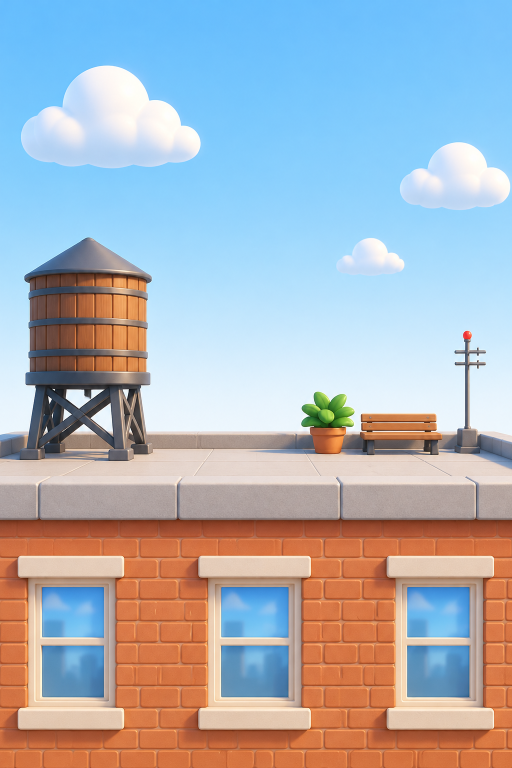
#> input picture .design/raw/bg_ana_sayfa.png, 1024 x 1536 px (shown at 1/2 size)
$ python add_skyline.py
#> lines starting #> are read from the running program, lines starting #| are printed output that depends on the picture
#!/usr/bin/env python3
"""Gökyüzü arka planlarına uzak şehir silüeti ekler.

Ham görsel (.design/raw) -> silüetli JPEG (assets/images). Silüet yalnızca
ufuk çizgisinin üstündeki mavi gök piksellerine çizilir; su deposu, saksı,
bank, anten ve beyaz bulutlar önde kalır. İki katman: uzak (soluk) ve yakın
(biraz koyu), havadan perspektif hissi için gök rengiyle karıştırılır.

Kullanım: python3 scripts/add_skyline.py   (prepare_assets.py'den sonra)
"""

from __future__ import annotations

import random
from pathlib import Path

import numpy as np
from PIL import Image, ImageDraw, ImageFilter

ROOT = Path(__file__).resolve().parent.parent
RAW = ROOT / ".design" / "raw"
IMAGES = ROOT / "assets" / "images"

# ham dosya -> (çıktı, ufuk çizgisi y px; None = görselin altı,
#               bina silüetinin başladığı y px; None = yok)
TARGETS = {
    "bg_ana_sayfa.png": ("img_bg_rooftop.jpg", 862, None),
    "bg_gokyuzu.png": ("img_bg_sky.jpg", None, None),
}

# Oyundaki bina silüetiyle aynı (SceneRenderer._silhouette, 1-99. kat):
# renk = koyu + (açık - koyu) * (0.08 + 0.7 * parlaklık)
SIL_DARK = np.array([0.16, 0.20, 0.36])
SIL_LIGHT = np.array([0.30, 0.36, 0.58])

FAR = (np.array([96, 128, 186]), 0.42)
NEAR = (np.array([70, 96, 156]), 0.62)


def _skyline(width: int, base: int, seed: int, h_min: int, h_max: int) -> Image.Image:
    """Ufuk çizgisine oturan bina silüeti maskesi (2x çizilip küçültülür)."""
    ss = 2
    img = Image.new("L", (width * ss, (base + 10) * ss), 0)
    d = ImageDraw.Draw(img)
    rnd = random.Random(seed)
    x = -rnd.randint(0, 40)
    while x < width:
        w = rnd.randint(42, 118)
        h = rnd.randint(h_min, h_max)
        top = base - h
        d.rectangle([x * ss, top * ss, (x + w) * ss, (base + 10) * ss], fill=255)
        kind = rnd.random()
        if kind < 0.3:
            # basamaklı tepe
            iw = int(w * rnd.uniform(0.45, 0.7))
            ih = rnd.randint(14, 40)
            ix = x + (w - iw) // 2
            d.rectangle([ix * ss, (top - ih) * ss, (ix + iw) * ss, top * ss], fill=255)
            if rnd.random() < 0.6:
                ax = ix + iw // 2
                d.rectangle(
                    [(ax - 1) * ss, (top - ih - rnd.randint(18, 40)) * ss, (ax + 1) * ss, (top - ih) * ss],
                    fill=255,
                )
        elif kind < 0.5:
            # anten
            ax = x + rnd.randint(8, max(9, w - 8))
            d.rectangle([(ax - 1) * ss, (top - rnd.randint(20, 48)) * ss, (ax + 1) * ss, top * ss], fill=255)
        elif kind < 0.65:
            # çatı su deposu
            tw = rnd.randint(14, 22)
            tx = x + rnd.randint(4, max(5, w - tw - 4))
            d.rectangle([tx * ss, (top - 26) * ss, (tx + tw) * ss, (top - 10) * ss], fill=255)
            d.polygon(
                [(tx * ss, (top - 26) * ss), ((tx + tw // 2) * ss, (top - 34) * ss), ((tx + tw) * ss, (top - 26) * ss)],
                fill=255,
            )
            d.rectangle([(tx + 2) * ss, (top - 10) * ss, (tx + 4) * ss, top * ss], fill=255)
            d.rectangle([(tx + tw - 4) * ss, (top - 10) * ss, (tx + tw - 2) * ss, top * ss], fill=255)
        elif kind < 0.75:
            # eğik çatı
            d.polygon(
                [(x * ss, top * ss), ((x + w) * ss, top * ss), ((x + w // 2) * ss, (top - rnd.randint(16, 34)) * ss)],
                fill=255,
            )
        x += w + rnd.randint(-6, 10)
    return img.resize((width, base + 10), Image.LANCZOS)


def add_skyline(
    src: Path, dst: Path, horizon: int | None, building_top: int | None, seed: int
) -> None:
#> called with horizon = 862, seed = 21
    img = Image.open(src).convert("RGB")
#> img is the input picture: PIL image 1024x1536 RGB; mean R, G, B 171, 177.6, 186.2
    a = np.array(img).astype(float)
    h, w = a.shape[:2]
#> h = 1536; w = 1024
    base = horizon if horizon is not None else h
#> base = 862
    r, g, b = a[..., 0], a[..., 1], a[..., 2]
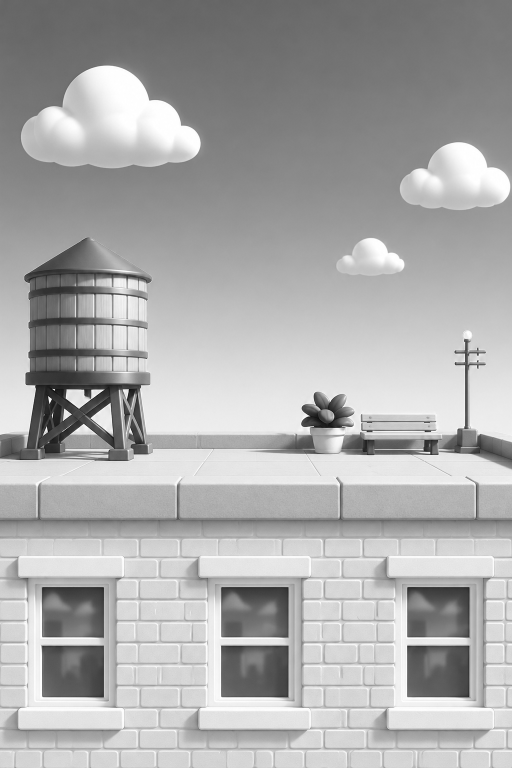
#> r: shape (1536, 1024) float64 (shown at 1/2 size); min 0, max 255, mean 171
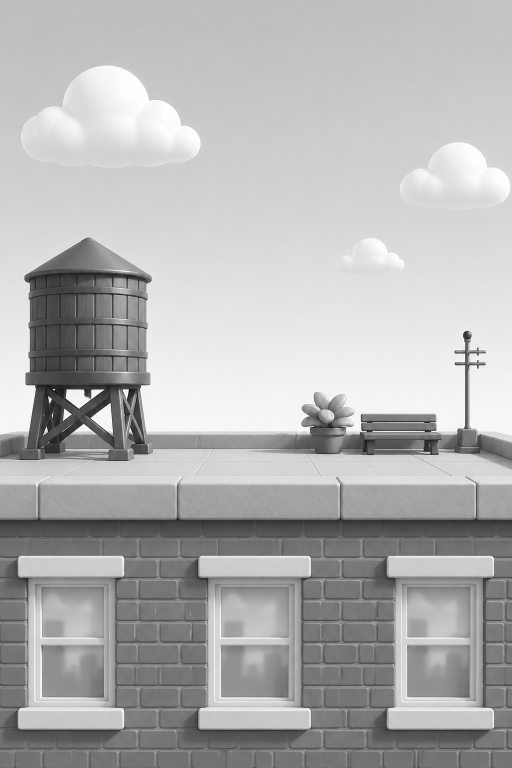
#> g: shape (1536, 1024) float64 (shown at 1/2 size); min 0, max 255, mean 177.6
    v = a.max(-1) / 255
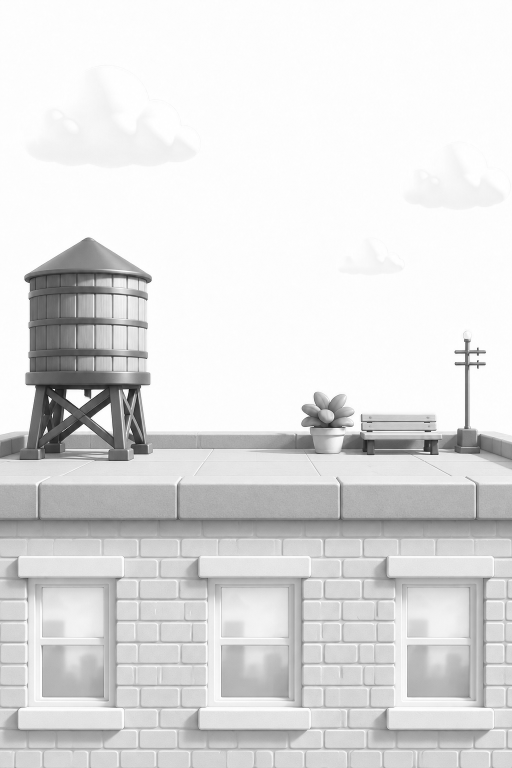
#> v: shape (1536, 1024) float64 (shown at 1/2 size); min 0, max 1, mean 0.871
    # gök: mavi baskın, açık renk; nesneler ve bulutlar dışarıda kalır
    sky = np.clip((b - r - 4) / 14, 0, 1) * np.clip((v - 0.5) / 0.1, 0, 1)
    rows = np.arange(h)[:, None]
#> rows = 1536 values from 0 to 1535
    sky = np.where(rows < base, sky, 0)
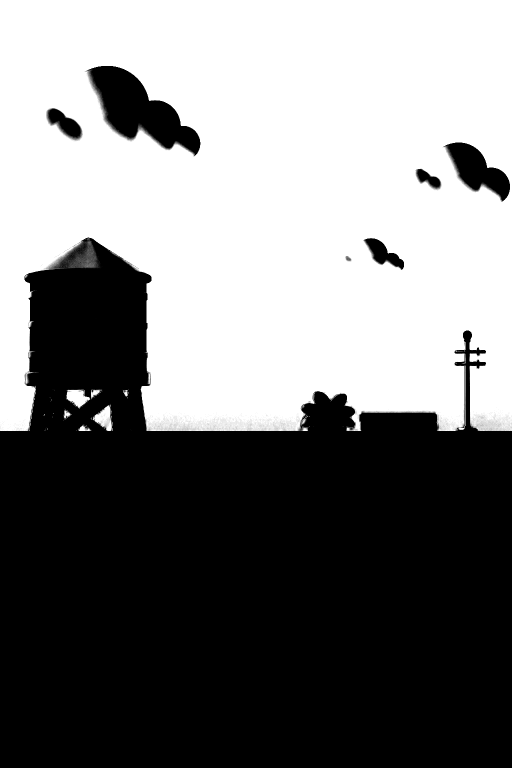
#> sky: shape (1536, 1024) float64 (shown at 1/2 size); min 0, max 1, mean 0.482
    sky = np.array(Image.fromarray((sky * 255).astype(np.uint8)).filter(ImageFilter.GaussianBlur(0.6))) / 255

    scale = w / 1024
#> scale = 1
    layers = [
        (_skyline(w, base, seed, int(120 * scale), int(250 * scale)), FAR),
        (_skyline(w, base, seed + 7, int(60 * scale), int(160 * scale)), NEAR),
    ]
#> in _skyline, `img = Image.new("L", (width * ss, (base + 10) * ss), 0)`: img: PIL image 2048x1744 L; every value is 0
#> after the loop in _skyline, `while x < width:`: x = 1073
#> call 2 of _skyline, with width = 1024, base = 862, seed = 28, h_min = 60, h_max = 160
#> in _skyline (call 2), `ss = 2`: ss = 2
#> after the loop in _skyline (call 2), `while x < width:`: x = 1047
#> in _skyline (call 2), `return img.resize((width, base + 10), Image.LANCZOS)`:
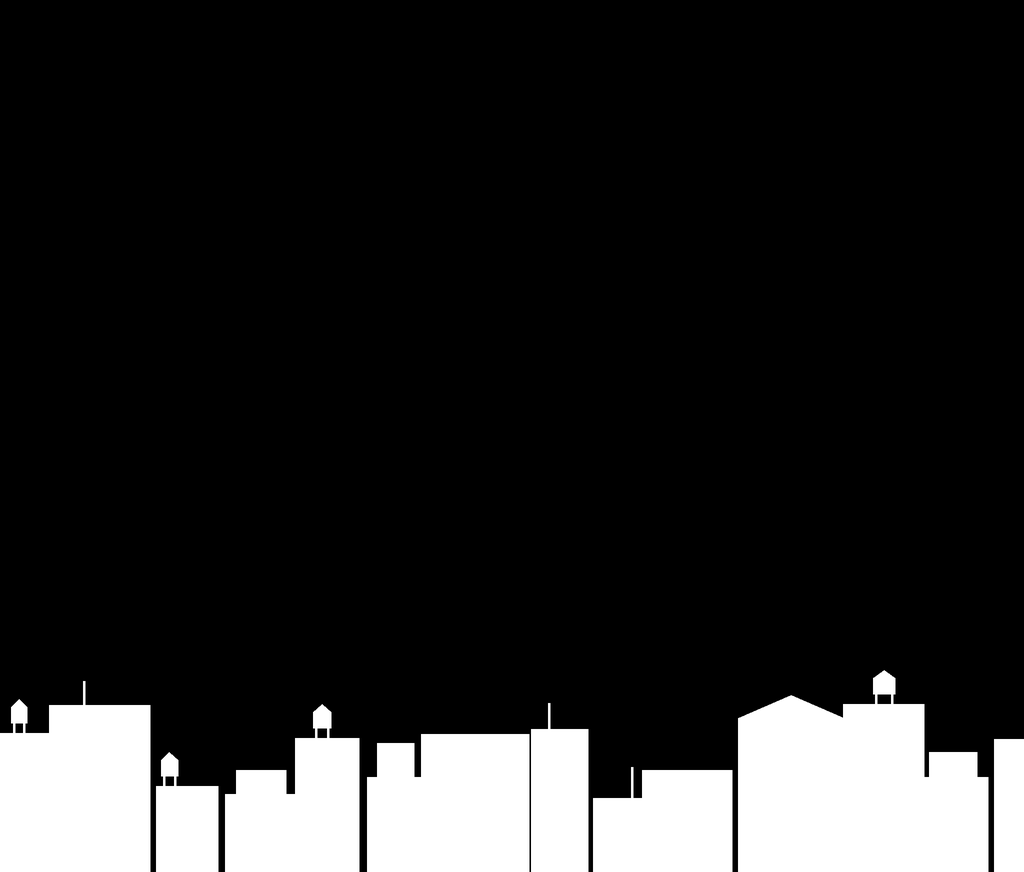
#> returned value: PIL image 1024x872 L; min 0, max 255, mean 37.5
    out = a.copy()
    for mask_img, (color, strength) in layers:
        m = np.zeros((h, w))
        mm = np.array(mask_img) / 255
        m[: min(h, mm.shape[0]), :] = mm[: min(h, mm.shape[0]), :]
        k = (m * sky * strength)[..., None]
        out = out * (1 - k) + color[None, None, :] * k
#> this loop made 2 passes
#> (color, strength) on passes 1 to 2: ([96, 128, 186], 0.42), ([70, 96, 156], 0.62)
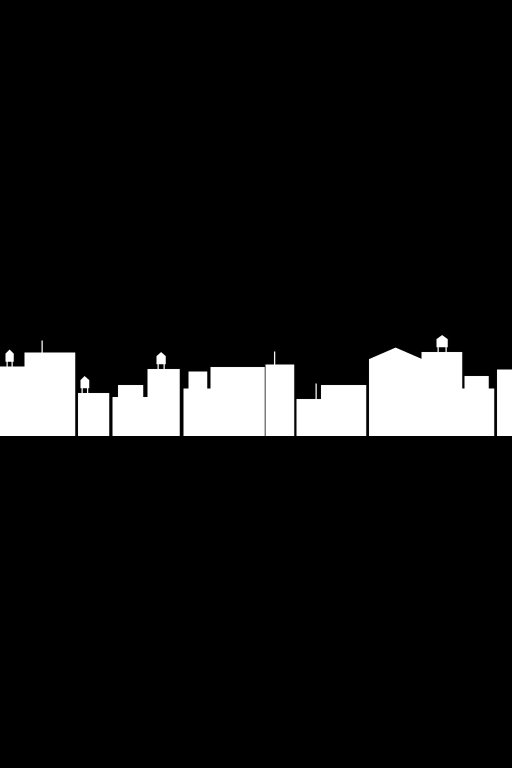
#> m: shape (1536, 1024) float64 (shown at 1/2 size); min 0, max 1, mean 0.0834
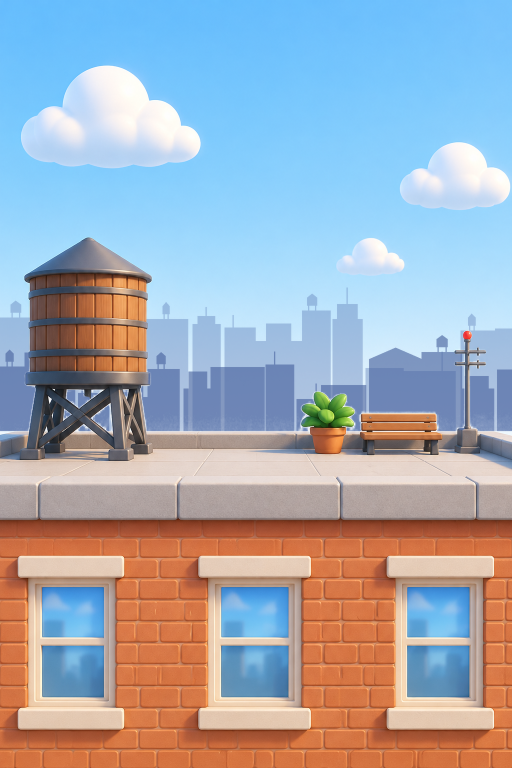
#> out: shape (1536, 1024, 3) float64 (shown at 1/2 size); mean R, G, B 162.8, 170, 181.4
    if building_top is not None:
        # Çatının taş kenarının altı: oyundaki gibi tek renk bina silüeti.
        part = out[building_top:] / 255
        lum = part @ np.array([0.299, 0.587, 0.114])
        t = (0.08 + 0.7 * lum)[..., None]
        out[building_top:] = (SIL_DARK + (SIL_LIGHT - SIL_DARK) * t) * 255
    Image.fromarray(np.clip(out, 0, 255).astype(np.uint8)).save(
        dst, quality=86, optimize=True, progressive=True
    )
    print(dst.name, img.size)
#| img_bg_rooftop.jpg (1024, 1536)


def main() -> None:
    for i, (src, (dst, horizon, building)) in enumerate(TARGETS.items()):
        add_skyline(RAW / src, IMAGES / dst, horizon, building, seed=21 + i)
#> pass 2 of the loop in main, `for i, (src, (dst, horizon, building)) in enumerate(TARGETS.items()):`:
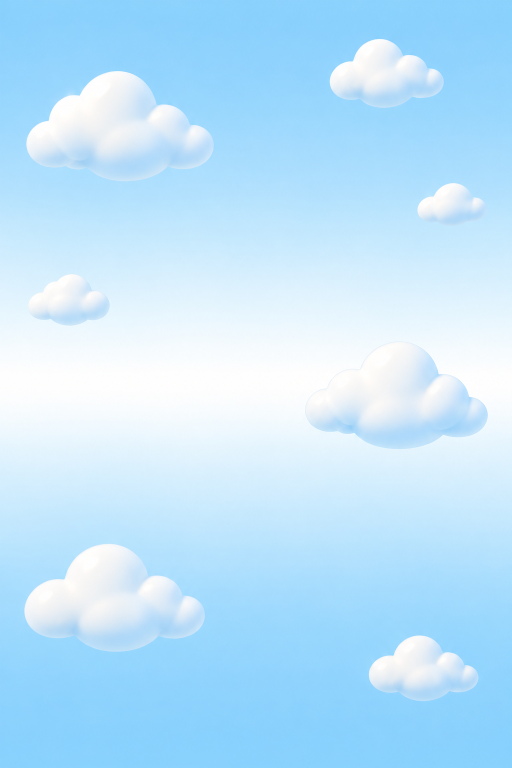
#> input picture .design/raw/bg_gokyuzu.png, 1024 x 1536 px (shown at 1/2 size)
#> in add_skyline, img is the input picture: PIL image 1024x1536 RGB; mean R, G, B 188.2, 227.8, 252.5
#> img: PIL image 2048x3092 L; every value is 0
#> after the loop in _skyline (call 4), `while x < width:`: x = 1086
#> in _skyline (call 4), `return img.resize((width, base + 10), Image.LANCZOS)`:
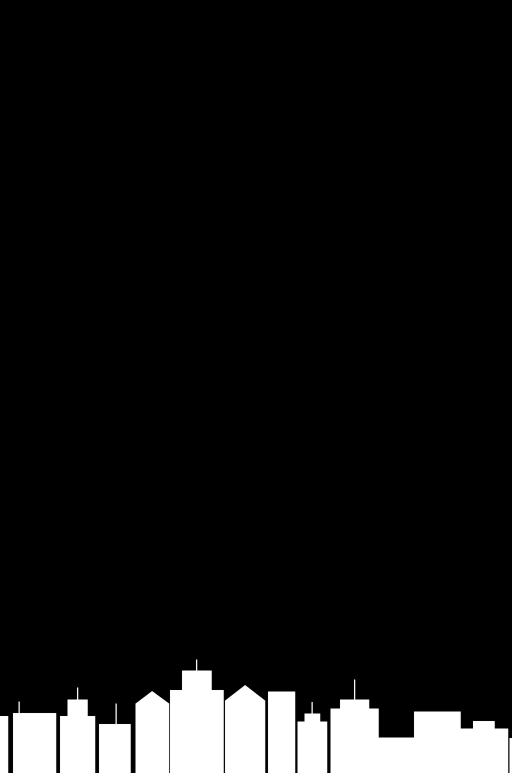
#> returned value: PIL image 1024x1546 L (shown at 1/2 size); min 0, max 255, mean 20.4
#> the loop in add_skyline (call 2), `for mask_img, (color, strength) in layers:` made 2 passes
#> after the loop in add_skyline (call 2), `for mask_img, (color, strength) in layers:`:
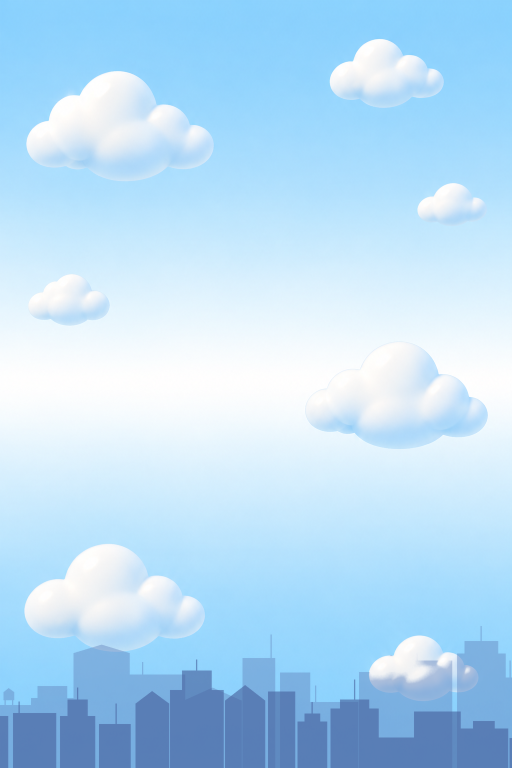
#> out: shape (1536, 1024, 3) float64 (shown at 1/2 size); mean R, G, B 183.5, 219.9, 245.9
#| img_bg_sky.jpg (1024, 1536)


if __name__ == "__main__":
    main()
